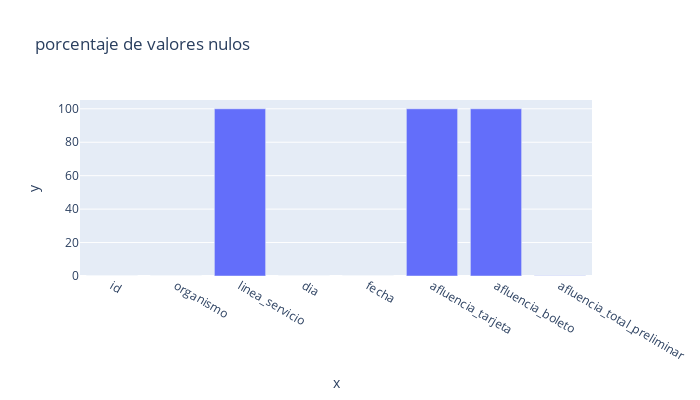

The notebook cell this image was saved under:
### Code cell
g_miss('Ecobici')

### Figure 1 — Plotly figure (JSON) as saved in the notebook; plotly's stock layout.template omitted (floating-point values rounded to 4 significant figures)
{"data": [{"alignmentgroup": "True", "hovertemplate": "x=%{x}<br>y=%{y}<extra></extra>", "legendgroup": "", "marker": {"color": "#636efa", "pattern": {"shape": ""}}, "name": "", "offsetgroup": "", "orientation": "v", "showlegend": false, "textposition": "auto", "type": "bar", "x": ["id", "organismo", "linea_servicio", "dia", "fecha", "afluencia_tarjeta", "afluencia_boleto", "afluencia_total_preliminar"], "xaxis": "x", "y": [0, 0, 100, 0, 0, 100, 100, 0.2045], "yaxis": "y"}], "layout": {"barmode": "relative", "height": 400, "legend": {"tracegroupgap": 0}, "title": {"text": "porcentaje de valores nulos"}, "width": 700, "xaxis": {"anchor": "y", "domain": [0, 1], "title": {"text": "x"}}, "yaxis": {"anchor": "x", "domain": [0, 1], "title": {"text": "y"}}}}
